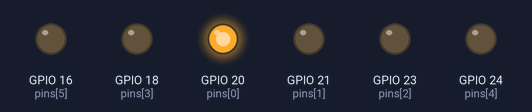
Bench run of a program on a simulated Raspberry Pi (BCM pin numbers). Parts: output pins drawn as LEDs (lit = HIGH). The clock reads 2024-03-15 10:24:30 at power-on unless the program sets it.

Above: at 0.15 s.
At 1.05 s:
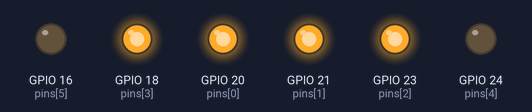
At 1.95 s:
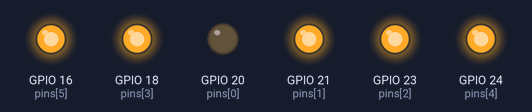
At 4.05 s:
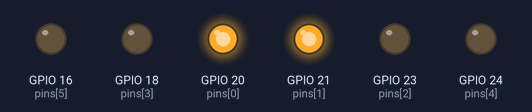
At 5.85 s:
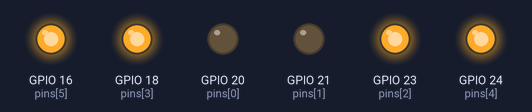
At 7.95 s:
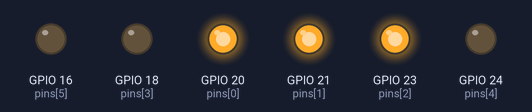
Timing chart, 0 to 8.3 s (numbered marks = the images above):
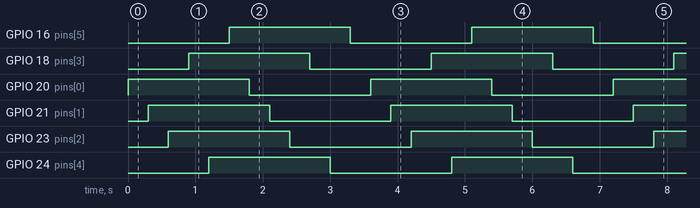

Measured:
- by itself, GPIO 16 (pins[5]), GPIO 18 (pins[3]), GPIO 20 (pins[0]), GPIO 21 (pins[1]), GPIO 23 (pins[2]), GPIO 24 (pins[4]): alternates HIGH for 1.8 s and LOW for 1.8 s
- by itself, everything shown: repeats every 3.6 s, in 12 steps

The program:

loop.py
```python
#!/usr/bin/python
# importeer argparse om commandline argumenten te lezen
import argparse, logging
# importeer de GPIO bibliotheek.
import RPi.GPIO as GPIO
# Importeer de time biblotheek voor tijdfuncties.
from time import sleep

# help info
parser = argparse.ArgumentParser(description='Laat het rondje lopen.')
# parser.add_argument('waittime', type=float, help='aan/uit tijd (bijvoorbeeld 0.3)', default=0.3)
# parser.add_argument('pin', help='GPIO pin nummer', type=int)
parser.add_argument('-v', '--verbose', help="increase output verbosity",
                    action="store_true")
args = parser.parse_args()

pins = [20,21,23,18,24,16]

# set log level
if (args.verbose):
  logging.basicConfig(level=logging.DEBUG)
else:
  logging.basicConfig(level=logging.INFO)

# Deze methode kijkt of de pin hoog of laag is, en draait dat om
def togglepin(pin):
  if GPIO.input(pin):
    logging.debug('Zet de pin ' + str(pin) + ' uit/0/false.')
    GPIO.output(pin, GPIO.LOW)
  else:
    logging.debug('Zet de pin ' + str(pin) + ' aan/1/true.')
    GPIO.output(pin, GPIO.HIGH)

# De main loop van het programma
def main():

  # set variabelen
  # ledpin = args.pin
  # waittime = args.waittime
  waittime = 0.3
  # logging.info('Knipper led op pin: ' + str(ledpin))
  logging.debug('met interval: ' + str(waittime))

  # Zet de pinmode op Broadcom SOC.
  GPIO.setmode(GPIO.BCM)
  # Zet waarschuwingen uit.
  GPIO.setwarnings(False)

  # Zet de GPIO pins als uitgang.
  for pin in pins:
    GPIO.setup(pin, GPIO.OUT)

  try:
    while True:
      # toggle de led.
      for pin in pins:
        togglepin(pin)
        # Wacht waittime seconde.
        sleep(waittime)

  except KeyboardInterrupt:
    # GPIO netjes afsluiten.
    logging.info('Stop programma')
    GPIO.cleanup()

# run de main loop van het programma
if __name__ == "__main__":
   main()
```
